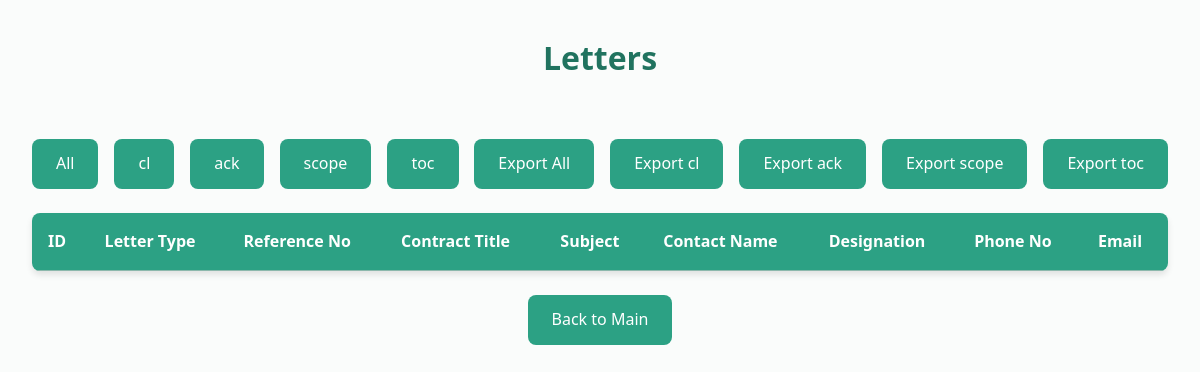
/letters?letter_type=ack (signed in), run on an earlier commit of the app's database.
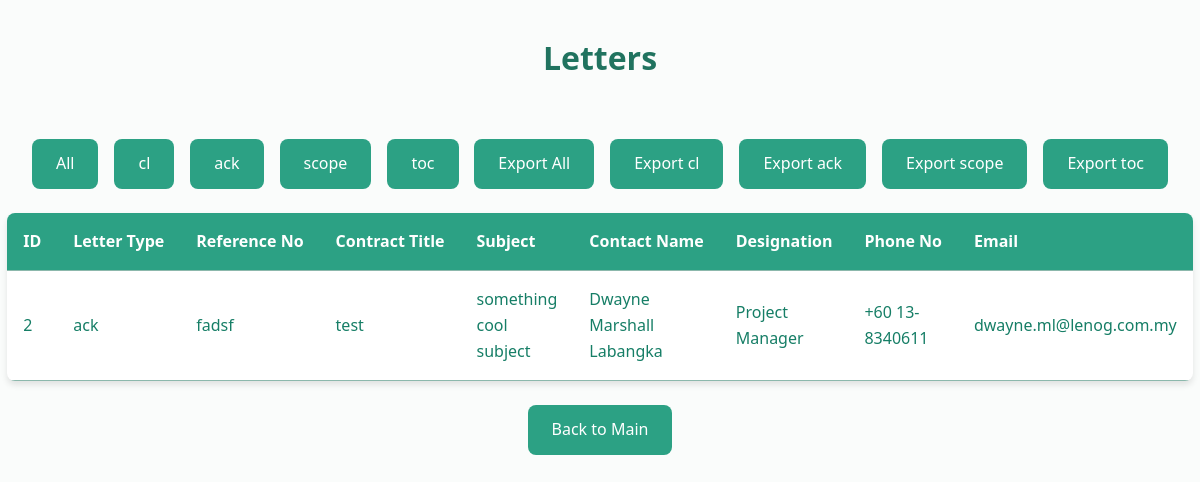
And on a later commit of the database.
### databases/lenogdb.py (models this page shows, shortened)
class LetterForm(Base):
    __tablename__ = 'letters'
    id = Column(Integer, primary_key=True)
    letter_type = Column(String(10))
    reference_no = Column(String(100))
    contract_title = Column(String(200))
    subject = Column(String(300))
    contact_name = Column(String(100))
    designation = Column(String(100))
    no = Column(String(50))
    email = Column(String(100))
    documents = Column(Text)

### letterweb.py (the view)
@app.route('/letters', methods=['GET'])
@login_required
def view_letters():
    letter_type = request.args.get('letter_type', None)
    db = SessionLocal()
    try:
        query = db.query(LetterForm)
        if letter_type:
            query = query.filter_by(letter_type=letter_type)
        letters = query.all()
        letters_json = [
            {
                "id": letter.id,
                "letter_type": letter.letter_type,
                "reference_no": letter.reference_no,
                "contract_title": letter.contract_title,
                "subject": letter.subject,
                "contact_name": letter.contact_name,
                "designation": letter.designation,
                "phone_no": letter.no,
                "email": letter.email,
            }
            for letter in letters
        ]
    except SQLAlchemyError as e:
        print(f"Database error: {e}")
        letters_json = []
    finally:
        db.close()
    return render_template('excelviewer.html', letters=letters_json, letter_type=letter_type)

### letterweb.py (called while the page is built)
def login_required(f):
    @wraps(f)
    def decorated_function(*args, **kwargs):
        if not session.get('logged_in'):
            flash("You need to log in first.", "warning")
            return redirect(url_for('login'))
        return f(*args, **kwargs)
    return decorated_function

### templates/excelviewer.html (shortened to what this page needs)
<!DOCTYPE html>
<html lang="en">
<head>
</head>
<body>
    <div class="heading-wrapper">
        <h1>Letters</h1>
    </div>
    <div class="button-container-wrapper">
        <div class="button-container filter-buttons">
            <a href="{{ url_for('view_letters') }}" class="button">All</a>
            {% for lt in ['cl', 'ack', 'scope', 'toc'] %}
                <a href="{{ url_for('view_letters', letter_type=lt) }}" class="button">{{ lt }}</a>
            {% endfor %}
        </div>
        <div class="button-container export-buttons">
            <a href="{{ url_for('export_to_excel', letter_type='all') }}" class="button">Export All</a>
            {% for lt in ['cl', 'ack', 'scope', 'toc'] %}
                <a href="{{ url_for('export_to_excel', letter_type=lt) }}" class="button">Export {{ lt }}</a>
            {% endfor %}
        </div>
    </div>
    <table class="letters-table">
        <thead>
            <tr>
                <th>ID</th>
                <th>Letter Type</th>
                <th>Reference No</th>
                <th>Contract Title</th>
                <th>Subject</th>
                <th>Contact Name</th>
                <th>Designation</th>
                <th>Phone No</th>
                <th>Email</th>
            </tr>
        </thead>
        <tbody>
            {% for letter in letters %}
            <tr>
                <td>{{ letter.id }}</td>
                <td>{{ letter.letter_type }}</td>
                <td>{{ letter.reference_no }}</td>
                <td>{{ letter.contract_title }}</td>
                <td>{{ letter.subject }}</td>
                <td>{{ letter.contact_name }}</td>
                <td>{{ letter.designation }}</td>
                <td>{{ letter.phone_no }}</td>
                <td>{{ letter.email }}</td>
            </tr>
            {% endfor %}
        </tbody>
    </table>
    <a href="/" class="back-button">Back to Main</a>
</body>
</html>

### templates/excelviewer.html (style rules this page uses)
:root { --deep-teal: #167E66; --muted-green: #8CB8AC; --pure-white: #FFFFFF; --dark-teal: #20735F; --medium-teal: #2CA184; --light-mint: #FAFCFB; --light-gray: #F5F5F5; --light-gray-2: #f0f0f0; --border-radius: 8px; --box-shadow: 0 4px 6px rgba(0, 0, 0, 0.1); --hover-shadow: 0 2px 4px rgba(0, 0, 0, 0.2); }
* { margin: 0; padding: 0; box-sizing: border-box; }
body { font-family: 'Segoe UI', 'Helvetica Neue', Arial, sans-serif; background-color: var(--light-mint); color: var(--deep-teal); line-height: 1.6; display: flex; flex-direction: column; align-items: center; min-height: 100vh; padding: 2rem; }
h1 { text-align: center; margin-bottom: 2rem; color: var(--dark-teal); font-weight: 700; }
.heading-wrapper { display: flex; justify-content: center; align-items: center; margin-bottom: 1.5rem; position: relative; }
.button-container-wrapper { display: flex; justify-content: space-between; align-items: center; margin-bottom: 1.5rem; width: 100%; }
.filter-buttons { display: flex; flex-wrap: wrap; gap: 1rem; }
.export-buttons { display: flex; flex-wrap: wrap; gap: 1rem; justify-content: flex-end; }
.button { padding: 0.75rem 1.5rem; background-color: var(--medium-teal); color: var(--pure-white); text-decoration: none; border-radius: var(--border-radius); font-weight: 500; transition: background-color 0.3s ease, transform 0.3s ease, box-shadow 0.3s ease; cursor: pointer; text-align: center; }
.letters-table { width: 100%; table-layout: auto; border-collapse: collapse; background-color: var(--pure-white); border-radius: var(--border-radius); overflow: hidden; box-shadow: var(--box-shadow); }
.letters-table th, .letters-table td { padding: 1rem; text-align: left; border-bottom: 1px solid var(--muted-green); word-wrap: break-word; white-space: nowrap; }
.letters-table th { background-color: var(--medium-teal); color: var(--pure-white); font-weight: bold; }
.letters-table td { white-space: normal; }
.back-button { display: inline-block; margin-top: 1.5rem; padding: 0.75rem 1.5rem; background-color: var(--medium-teal); color: var(--pure-white); text-decoration: none; border-radius: var(--border-radius); font-weight: 500; transition: background-color 0.3s ease, transform 0.3s ease, box-shadow 0.3s ease; cursor: pointer; text-align: center; }

What changed in the data, as far as the page shows it:
added LetterForm: id "2", letter_type "ack", reference_no "fadsf", contract_title "test", subject "something cool subject", contact_name "Dwayne Marshall Labangka", designation "Project Manager", phone_no "+60 13-8340611", email "dwayne.ml@lenog.com.my"
